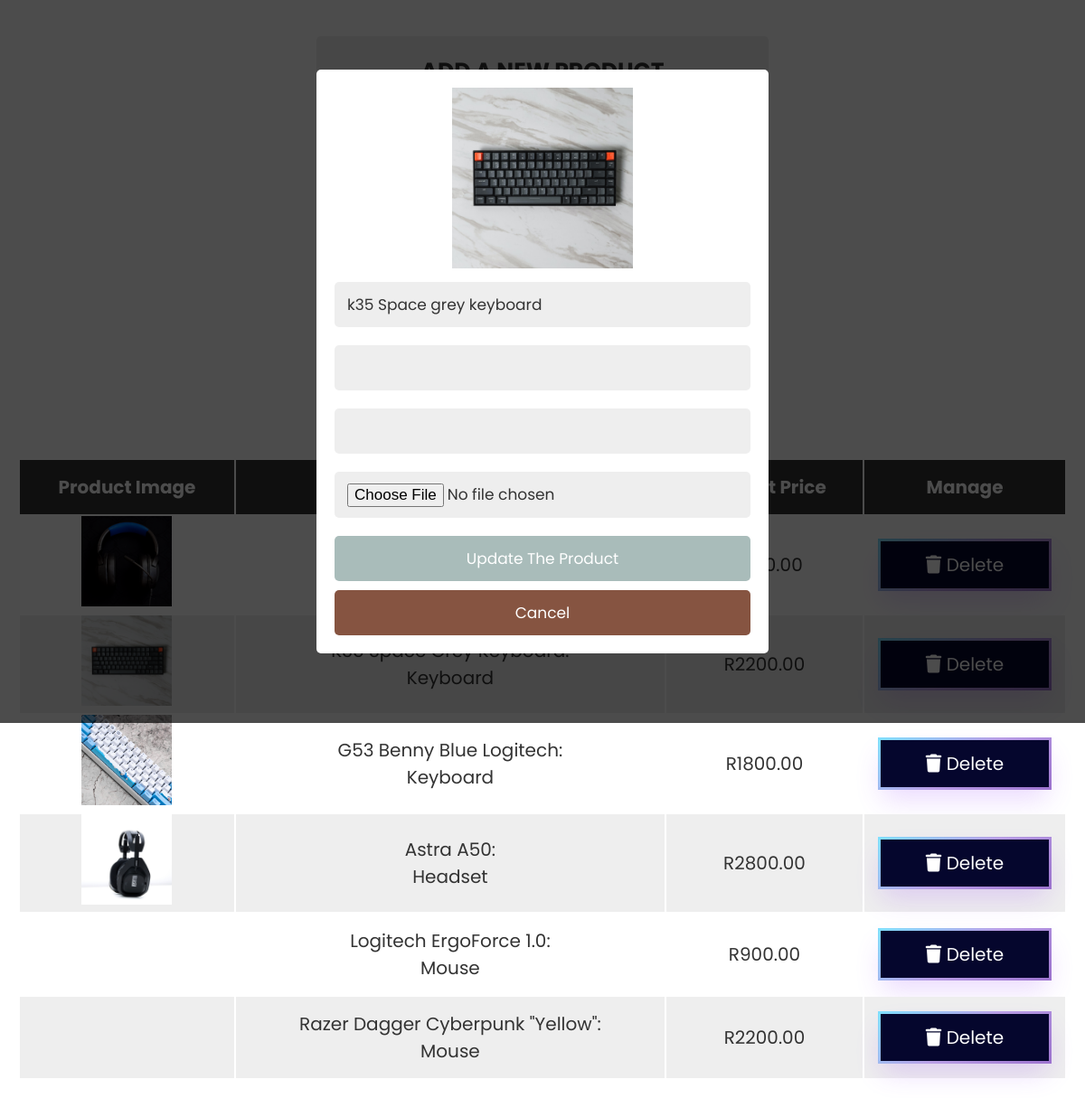
Page /customer/admin.php?edit=8 on the committed database.
### tables this page shows
CREATE TABLE `products` (
  `id` int(255) NOT NULL,
  `type` varchar(255) NOT NULL,
  `name` varchar(255) NOT NULL,
  `price` varchar(255) NOT NULL,
  `image` varchar(255) NOT NULL
);

### customer/admin.php (the view, shortened to what this page needs)
<?php
$conn = mysqli_connect('localhost','root','','compuware');
?>
<!DOCTYPE html>
<html lang="en">
<head>
    <link rel="stylesheet" href="https://cdnjs.cloudflare.com/ajax/libs/font-awesome/6.0.0/css/all.min.css">
    <link rel="stylesheet" href="../admin/style.css">
</head>
<body>
<div class="container">
    <section>
        <form action="" method="post" class="add-product-form" enctype="multipart/form-data">
            <h3>add a new product</h3>
            <button class="button-64" name="add_product" role="button"><span class="text">Add Product</span></button>
        </form>
    </section>
    <section class="display-product-table">
        <table>
            <thead>
            <th>product image</th>
            <th>product name</th>
            <th>product price</th>
            <th>manage</th>
            </thead>
            <tbody>
            <?php
            $select_products = mysqli_query($conn, "SELECT * FROM `products`");
            if(mysqli_num_rows($select_products) > 0){
                while($row = mysqli_fetch_assoc($select_products)){
                    ?>
                    <tr>
                        <td><img src="uploaded_img/<?php echo $row['image']; ?>" height="100" alt=""></td>
                        <td><?php echo $row['name'];?><span>:</span><br><?php echo $row['type'];?></td>
                        <td><?php echo $row['price']; ?></td>
                        <td>
                            <a href="admin.php?delete=<?php echo $row['id']; ?>" class="button-64" onclick="return confirm('are your sure you want to delete this?');"> <span> <i class="fas fa-trash"></i> delete </span> </a>
                        </td>
                    </tr>
                    <?php
                };
            }else{
                echo "<div class='empty'>no product added</div>";
            };
            ?>
            </tbody>
        </table>
    </section>
    <section class="edit-form-container">
        <?php
        if(isset($_GET['edit'])){
            $edit_id = $_GET['edit'];
            $edit_query = mysqli_query($conn, "SELECT * FROM `products` WHERE id = $edit_id");
            if(mysqli_num_rows($edit_query) > 0){
                while($fetch_edit = mysqli_fetch_assoc($edit_query)){
                    ?>
                    <form action="" method="post" enctype="multipart/form-data">
                        <img src="admin/uploaded_img/<?php echo $fetch_edit['image']; ?>" height="200" alt="">
                        <input type="text" class="box" required name="update_p_name" value="<?php echo $fetch_edit['name']; ?>">
                        <input type="number" min="0" class="box" required name="update_p_price" value="<?php echo $fetch_edit['price']; ?>">
                        <input type="text" class="box" required name="update_p_description" value="<?php echo $fetch_edit['description']; ?>">
                        <input type="file" class="box" required name="update_p_image" accept="image/png, image/jpg, image/jpeg">
                        <input type="submit" value="update the product" name="update_product" class="btn">
                        <input type="reset" value="cancel" id="close-edit" class="option-btn">
                    </form>
                    <?php
                };
            };
        };
        ?>
    </section>
</div>
</body>
</html>

### admin/style.css (style rules this page uses)
:root { --lightblue: #a9bcba; --darkbrown: #eadfca; --baige: #865441; --black:#333; --white:#fff; --bg-color:#eee; --dark-bg:rgba(0,0,0,.7); --box-shadow:0 .5rem 1rem rgba(0,0,0,.1); --border:.1rem solid #999; }
* { font-family: 'Poppins', sans-serif; margin:0; padding:0; box-sizing: border-box; outline: none; border:none; text-decoration: none; text-transform: capitalize; }
html { font-size: 62.5%; overflow-x: hidden; }
.container { max-width: 1200px; margin:0 auto; }
section { padding:2rem; }
.btn, .option-btn, .delete-btn { display: block; width: 100%; text-align: center; background-color: var(--lightblue); color:var(--white); font-size: 1.7rem; padding:1.2rem 3rem; border-radius: .5rem; cursor: pointer; margin-top: 1rem; }
.option-btn { background-color: var(--baige); }
.add-product-form { max-width: 50rem; background-color: var(--bg-color); border-radius: .5rem; padding:2rem; margin:0 auto; margin-top: 2rem; }
.add-product-form h3 { font-size: 2.5rem; margin-bottom: 1rem; color:var(--black); text-transform: uppercase; text-align: center; }
.display-product-table table { width: 100%; text-align: center; }
.display-product-table table thead th { padding:1.5rem; font-size: 2rem; background-color: var(--black); color:var(--white); }
.display-product-table table td { padding:1.5rem; font-size: 2rem; color:var(--black); }
.display-product-table table td:first-child { padding:0; }
.display-product-table table tr:nth-child(even) { background-color: var(--bg-color); }
.edit-form-container { position: fixed; top:0; left:0; z-index: 1100; background-color: var(--dark-bg); padding:2rem; display: none; align-items: center; justify-content: center; min-height: 100vh; width: 100%; }
.edit-form-container form { width: 50rem; border-radius: .5rem; background-color: var(--white); text-align: center; padding:2rem; }
.edit-form-container form .box { width: 100%; background-color: var(--bg-color); border-radius: .5rem; margin:1rem 0; font-size: 1.7rem; color:var(--black); padding:1.2rem 1.4rem; text-transform: none; }
.button-64 { align-items: center; background-image: linear-gradient(144deg, #7fe0fe, #b99ee6 50%, #9d73cf); border: 0; box-shadow: rgba(151, 65, 252, 0.2) 0 15px 30px -5px; box-sizing: border-box; color: #FFFFFF; display: flex; font-family: Phantomsans, sans-serif; font-size: 20px; justify-content: center; line-height: 1em; max-width: 100%; min-width: 100px; padding: 3px; text-decoration: none; user-select: none; -webkit-user-select: none; touch-action: manipulation; white-space: nowrap; cursor: pointer; }
.button-64 span { background-color: rgb(5, 6, 45); padding: 16px 24px; width: 100%; height: 100%; transition: 300ms; }

### rows in the picture
products: image (picture)
products: image (picture), type "Keyboard", price "R2200.00", update_p_name "k35 Space grey keyboard"
products: image (picture), name "G53 Benny Blue Logitech", type "Keyboard", price "R1800.00"
products: image (picture), name "Astra A50", type "Headset", price "R2800.00"
products: name "Logitech ErgoForce 1.0", type "Mouse", price "R900.00"
products: name "Razer Dagger Cyberpunk \"yellow\"", type "Mouse", price "R2200.00"
